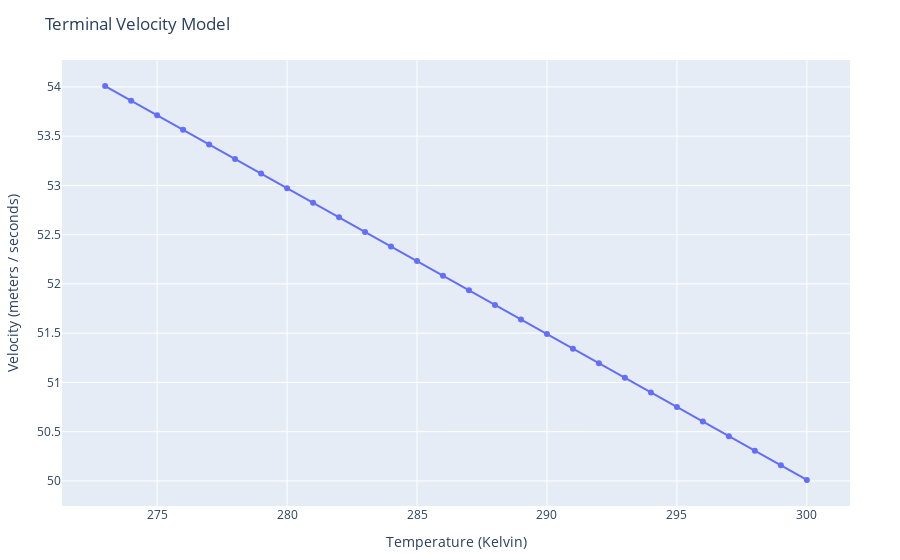

Notebook code for this chart:
### Code cell
temperature_range_K = 273.0:300.0

plot(
    [
        scatter(
            mode="markers+lines",
            x=temperature_range_K,
            y=[get_velocity_infinity_ms(T) for T in temperature_range_K]
        )
    ],
    Layout(
        title="Terminal Velocity Model",
        xaxis_title="Temperature (Kelvin)",
        yaxis_title="Velocity (meters / seconds)",
        legend_title="Legend Title",
    ),
    config=PlotConfig(scrollZoom=true)
)

### Figure 1 — Plotly figure (JSON) as saved in the notebook; plotly's stock layout.template omitted (floating-point values rounded to 4 significant figures)
{"data": [{"mode": "markers+lines", "type": "scatter", "x": [273, 274, 275, 276, 277, 278, 279, 280, 281, 282, 283, 284, 285, 286, 287, 288, 289, 290, 291, 292, 293, 294, 295, 296, 297, 298, 299, 300], "y": [54.01, 53.86, 53.71, 53.56, 53.42, 53.27, 53.12, 52.97, 52.82, 52.68, 52.53, 52.38, 52.23, 52.08, 51.94, 51.79, 51.64, 51.49, 51.34, 51.19, 51.05, 50.9, 50.75, 50.6, 50.45, 50.31, 50.16, 50.01]}], "layout": {"legend": {"title": "Legend Title"}, "margin": {"b": 50, "l": 50, "r": 50, "t": 60}, "title": "Terminal Velocity Model", "xaxis": {"title": {"text": "Temperature (Kelvin)"}}, "yaxis": {"title": {"text": "Velocity (meters / seconds)"}}}}
